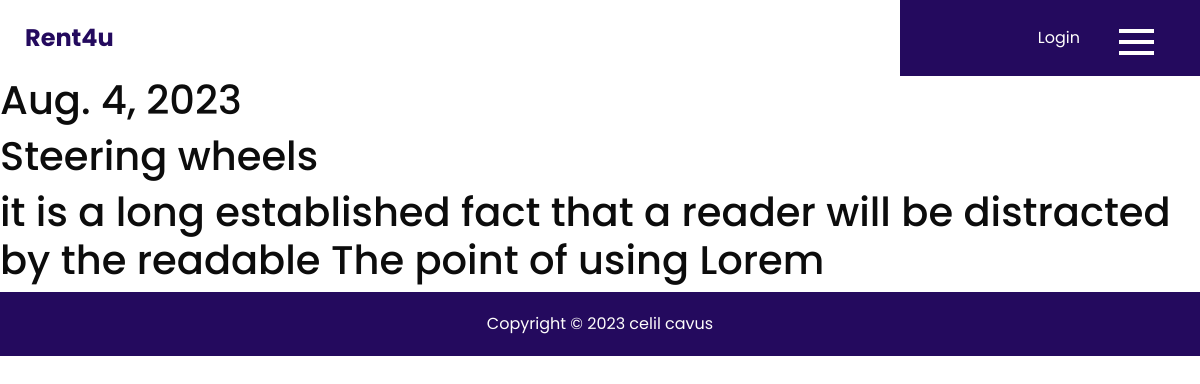
Screenshot of /blog/details/1 with the database file from the repository.
### blog/models.py (models this page shows)
class BlogModel(models.Model):
    title = models.CharField(max_length=100)
    date = models.DateField(auto_now_add=True)
    image = models.CharField(max_length=100)
    description = models.TextField(max_length=400)

### blog/views.py (the view)
# urls.py: path('details/<int:detail_id>',views.details,name="details")
def details(request,detail_id):
    if detail_id > 0:
        findVal = BlogModel.objects.get(pk=detail_id)
        findBlogVal = {
            'findBlog':findVal
        }
        return render(request,'blog/details.html',findBlogVal)

### templates/blog/details.html
{% extends 'shared/_layout.html' %}
{% load static %}
{% block content %}
    <h1>{{findBlog.date}}</h1>
    <h1>{{findBlog.title}}</h1>
    <h1>{{findBlog.description}}</h1>
{% endblock content %}

### static/css/style.css (style rules this page uses)
body { font-family: "Poppins", sans-serif; color: #0c0c0c; background-color: #ffffff; }

### rows the page displays
BlogModel: date "Aug. 4, 2023", title "Steering wheels", description "it is a long established fact that a reader will be distracted by the readable The point of using Lorem"
